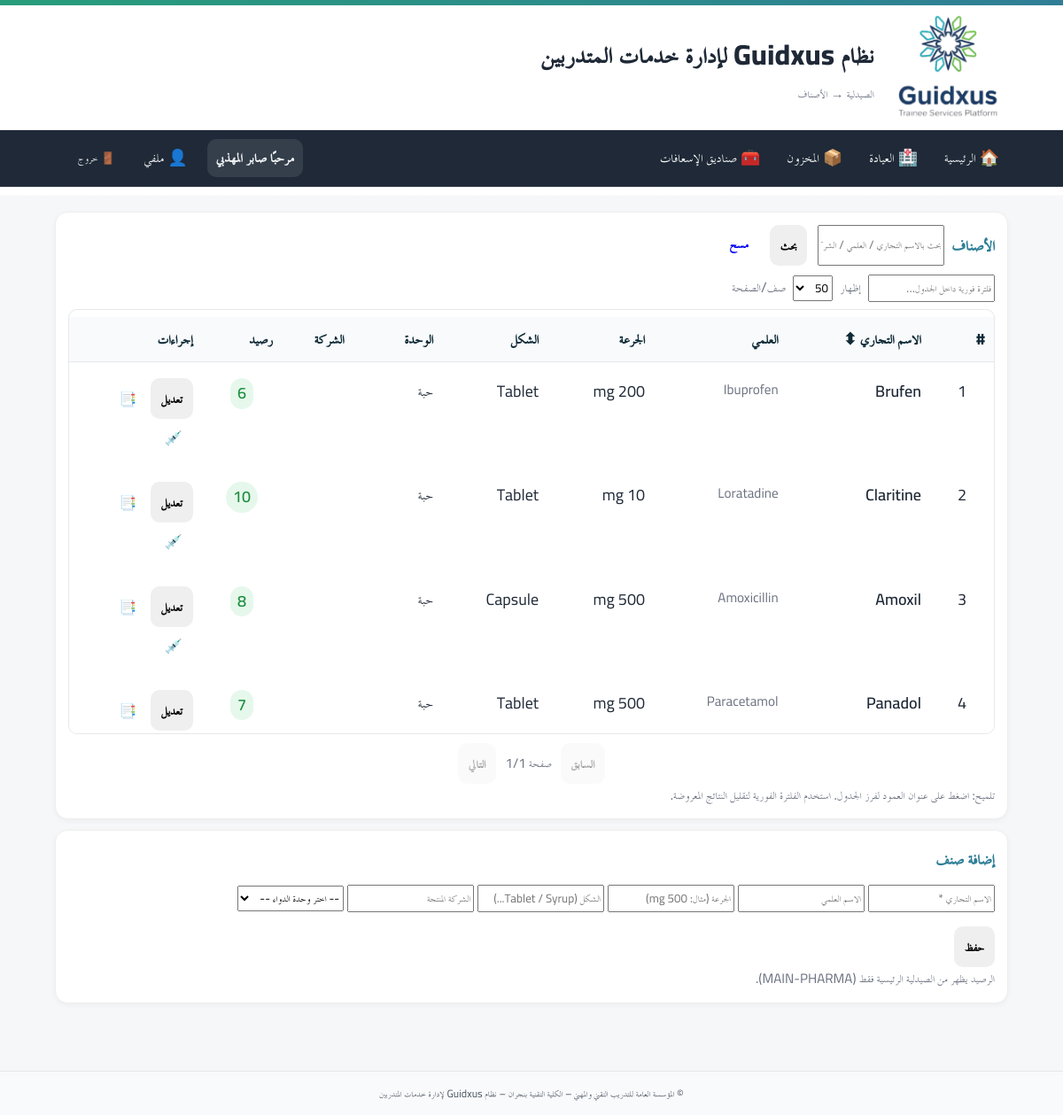
Page /clinic/pharmacy/drugs (signed in) on the committed database.
### app/models.py (models this page shows)
class User(Base):
    __tablename__ = "users"
    id = Column(Integer, primary_key=True, autoincrement=True)
    full_name = Column(String(255), nullable=False)
    username = Column(String(100), unique=True, nullable=False, index=True)
    password_hash = Column(String(255), nullable=False)
    is_admin = Column(Boolean, default=False, nullable=False)   # سوبر أدمن (صلاحيات كاملة)
    is_college_admin = Column(Boolean, default=False, nullable=False)  # أدمن كلية (صلاحيات في نطاق كلية واحدة)
    college_admin_college = Column(String(255), nullable=True)  # الكلية التي يديرها أدمن الكلية
    is_hod = Column(Boolean, default=False, nullable=False)      # رئيس قسم؟
    is_doc = Column(Boolean, default=False, nullable=False)      # 👈 طبيب الكلية (جديد)
    hod_college = Column(String(255), nullable=True)             # كلية رئيس القسم (إن وُجد)
    is_active = Column(Boolean, default=True, nullable=False)
    must_change_password = Column(Boolean, default=True, nullable=False)  # يجب تغيير كلمة المرور عند أول دخول
    created_at = Column(DateTime, server_default=func.now(), nullable=False)
    updated_at = Column(DateTime, onupdate=func.now())
    headed_departments = relationship(
        "Department",
        back_populates="head_user",
        foreign_keys="Department.head_user_id",
        lazy="selectin",
    )

### tables this page shows
CREATE TABLE drugs (
            id INTEGER PRIMARY KEY AUTOINCREMENT,
            drug_code TEXT UNIQUE NOT NULL,
            trade_name TEXT NOT NULL,
            generic_name TEXT,
            strength TEXT,
            form TEXT,
            unit TEXT,
            reorder_level INTEGER DEFAULT 0,
            is_active BOOLEAN DEFAULT 1,
            created_at TIMESTAMP DEFAULT CURRENT_TIMESTAMP
        , manufacturer TEXT, created_by INTEGER, updated_by INTEGER, updated_at TIMESTAMP);

### app/routers/pharmacy.py (the view)
@router.get("/drugs",
            dependencies=[Depends(require_doc)])
def drugs_list(request: Request,
               q: Optional[str] = Query(default=None),
               db: Session = Depends(get_db)):
    rows = []
    try:
        where = "WHERE d.is_active=TRUE"
        params = {}
        if q:
            if is_sqlite():
                where += " AND (UPPER(d.trade_name) LIKE UPPER(:q) OR UPPER(d.generic_name) LIKE UPPER(:q) OR UPPER(COALESCE(d.manufacturer,'')) LIKE UPPER(:q))"
            else:
                where += " AND (d.trade_name ILIKE :q OR d.generic_name ILIKE :q OR COALESCE(d.manufacturer,'') ILIKE :q)"
            params["q"] = f"%{q.strip()}%"
        rows = db.execute(text(f"""
            SELECT d.id, d.trade_name, d.generic_name, d.strength, d.form, d.unit,
                   '' AS manufacturer,
                   COALESCE(ps.balance_qty,0) AS stock_main
            FROM drugs d
            LEFT JOIN pharmacy_stock ps
              ON ps.drug_id = d.id
            {where}
            ORDER BY d.id
            LIMIT 400
        """), params).mappings().all()
    except Exception:
        pass
    if not rows:
        try:
            import sys
            import os
            sys.path.insert(0, os.path.dirname(os.path.dirname(os.path.dirname(__file__))))
            from excel_data_reference import get_all_drugs
            all_drugs = get_all_drugs()
            rows = []
            for drug in all_drugs:
                if q and q.strip():
                    query_lower = q.lower()
                    if not (query_lower in str(drug.get('trade_name', '')).lower() or
                           query_lower in str(drug.get('generic_name', '')).lower() or
                           query_lower in str(drug.get('manufacturer', '')).lower()):
                        continue
                rows.append({
                    "id": drug.get('id', 0),
                    "trade_name": drug.get('trade_name', ''),
                    "generic_name": drug.get('generic_name', ''),
                    "strength": drug.get('strength', ''),
                    "form": drug.get('form', ''),
                    "manufacturer": drug.get('manufacturer', ''),
                    "stock_main": drug.get('stock_qty', 0),
                    "excel_source": True
                })
        except Exception:
            rows = []
    return templates.TemplateResponse("clinic/pharmacy_drugs.html",
                                      {"request": request, "rows": rows, "q": q or ""})

### app/templates/clinic/pharmacy_drugs.html (shortened to what this page needs)
{% extends "base.html" %}
{% block breadcrumb %}الصيدلية → الأصناف{% endblock %}
{% block content %}
<div class="grid-2">
  <div class="card">
    <div class="card-head">
      <h3>الأصناف</h3>
      <form method="get" class="inline">
        <input name="q" value="{{ q }}" placeholder="بحث بالاسم التجاري / العلمي / الشركة" autofocus>
        <button class="btn">بحث</button>
        <a class="btn ghost" href="/clinic/pharmacy/drugs">مسح</a>
      </form>
    </div>
    <div class="toolbar">
      <input id="localFilter" placeholder="فلترة فورية داخل الجدول…" />
      <span class="muted sm">إظهار</span>
      <select id="pageSize">
        <option>25</option><option selected>50</option><option>100</option>
      </select>
      <span class="muted sm">صف/الصفحة</span>
    </div>
    <div class="tbl-wrap">
      <table class="tbl" id="tbl-drugs">
        <thead>
          <tr>
            <th data-sort="num" style="width:72px">#</th>
            <th data-sort="txt">الاسم التجاري ⬍</th>
            <th data-sort="txt">العلمي</th>
            <th data-sort="txt">الجرعة</th>
            <th data-sort="txt">الشكل</th>
            <th data-sort="txt">الوحدة</th>
            <th data-sort="txt">الشركة</th>
            <th data-sort="num" style="width:90px">رصيد</th>
            <th style="width:150px">إجراءات</th>
          </tr>
        </thead>
        <tbody>
          {% for r in rows %}
          <tr data-id="{{ r.id }}">
            <td class="num">{{ r.id }}</td>
            <td class="b">{{ r.trade_name }}</td>
            <td class="muted">{{ r.generic_name }}</td>
            <td>{{ r.strength }}</td>
            <td>{{ r.form }}</td>
            <td>{{ r.unit or '—' }}</td>
            <td class="muted">{{ r.manufacturer }}</td>
            <td class="num">
              {% set qty = r.stock_main or 0 %}
              {% set cls = 'pill ok' if qty >= 5 else ('pill warn' if qty > 0 else 'pill danger') %}
              <span class="{{ cls }}">{{ qty }}</span>
            </td>
            <td>
              <button class="btn xs" data-edit
                      data-trade="{{ r.trade_name|e }}"
                      data-generic="{{ r.generic_name|e }}"
                      data-strength="{{ r.strength|e }}"
                      data-form="{{ r.form|e }}"
                      data-manufacturer="{{ r.manufacturer|e }}"
                      data-id="{{ r.id }}">تعديل</button>
              <a class="btn xs ghost" title="سجل الحركات"
                 href="/clinic/pharmacy/movements/log?drug_id={{ r.id }}">📑</a>
              <a class="btn xs" title="إضافة للصناديق"
                 href="/inventory/supply-to-boxes?drug_id={{ r.id }}&drug_name={{ r.trade_name|e }}">💉</a>
            </td>
          </tr>
          {% endfor %}
        </tbody>
      </table>
    </div>
    <div class="pager">
      <button class="btn ghost" id="prevPage">السابق</button>
      <span class="muted" id="pageInfo">صفحة 1/1</span>
      <button class="btn ghost" id="nextPage">التالي</button>
    </div>
    <div class="muted mt">
      تلميح: اضغط على عنوان العمود لفرز الجدول. استخدم الفلترة الفورية لتقليل النتائج المعروضة.
    </div>
  </div>
  <div class="card">
    <div class="card-head"><h3>إضافة صنف</h3></div>
    <form method="post" action="/clinic/pharmacy/drugs/create" class="form-grid">
      <input name="trade_name" placeholder="الاسم التجاري *" required>
      <input name="generic_name" placeholder="الاسم العلمي">
      <input name="strength" placeholder="الجرعة (مثال: 500 mg)">
      <input name="form" placeholder="الشكل (Tablet / Syrup...)">
      <input name="manufacturer" placeholder="الشركة المنتجة">
      <select name="unit" placeholder="وحدة الدواء">
        <option value="">-- اختر وحدة الدواء --</option>
      </select>
      <div class="actions"><button class="btn primary">حفظ</button></div>
    </form>
    <div class="muted mt">الرصيد يظهر من الصيدلية الرئيسية فقط (MAIN-PHARMA).</div>
  </div>
</div>
{% endblock %}

### app/templates/base.html (shortened to what this page needs)
<!doctype html>
<html lang="ar" dir="rtl">
<head>
  <link rel="stylesheet" href="/static/css/app.css">
  <link rel="stylesheet" href="/static/css/custom.css">
</head>
<body>
  <header class="site-header">
    <div class="topband"></div>
    <div class="header-inner">
      {% if ui_logo_url %}
        <img src="{{ ui_logo_url }}" alt="{{ app_name or 'Logo' }}" class="logo">
      {% else %}
        <img src="/static/images/favicon.ico" alt="{{ app_name or 'Logo' }}" class="logo">
      {% endif %}
      <div class="titles">
        <h1 class="site-title">نظام Guidxus لإدارة خدمات المتدربين</h1>
        <div class="breadcrumb">{% block breadcrumb %}{% endblock %}</div>
      </div>
    </div>
  </header>
  <nav class="main-nav">
    <div class="nav-inner">
      <a href="/">🏠 الرئيسية</a>
      {% set cu = request.session.get('user') %}
      {% set display_name = (cu.get('full_name') if cu and cu.get('full_name') else (cu.get('username') if cu and cu.get('username') else 'مستخدم')) %}
      {% if cu %}
        {% if cu.get('is_doc') %}
          <a href="/clinic/">🏥 العيادة</a>
          <a href="/inventory/">📦 المخزون</a>
          <a href="/first-aid/">🧰 صناديق الإسعافات</a>
        {% endif %}
        <div class="navbar-right">
          <span class="greeting">مرحبًا {{ display_name }}</span>
          <a href="/profile/" class="btn-link" title="ملفي الشخصي">👤 ملفي</a>
          <form method="post" action="/auth/logout" style="margin:0;">
            <button class="btn-link btn-logout" title="تسجيل الخروج">🚪 خروج</button>
          </form>
        </div>
      {% else %}
        <div class="nav-spacer"></div>
        <a href="/auth/login">🔐 تسجيل الدخول</a>
      {% endif %}
    </div>
  </nav>
  <main class="container">
    {% block content %}{% endblock %}
  </main>
  <footer class="site-footer">
    <div class="container">
      <small>
        {{ ui_footer or "© المؤسسة العامة للتدريب التقني والمهني – الكلية التقنية بنجران – نظام Guidxus لإدارة خدمات المتدربين" }}
      </small>
    </div>
  </footer>
</body>
</html>

### app/static/css/app.css (style rules this page uses)
:root { --tvtc-green-1:#7EC6A4; --tvtc-green-2:#289D7B; --tvtc-blue-1:#6BB6C8; --tvtc-blue-2:#2F7E96; --tvtc-gray-1:#F5F7F8; --tvtc-gray-2:#E5E7EA; --tvtc-gray-3:#6B7280; --tvtc-black:#1F2937; --tvtc-ivory:#FAFAF7; }
* { box-sizing:border-box; font-family:"Cairo","TraditionalArabicCustom","MajallaCustom","Noto Kufi Arabic","Segoe UI",Arial,sans-serif; }
body { margin:0; background:linear-gradient(180deg,var(--tvtc-ivory),#fff 220px,var(--tvtc-gray-1) 221px); color:var(--tvtc-black); font-size:18px; line-height:1.7; }
.container { max-width:1100px; margin-inline:auto; padding:16px; }
.site-header { background:#fff; border-bottom:1px solid var(--tvtc-gray-2); }
.header-inner { display:flex; align-items:center; gap:16px; padding-block:12px; }
.logo { height:56px; width:auto; filter: drop-shadow(0 1px 0 rgba(0,0,0,.05)); }
.site-title { margin:0; color:var(--tvtc-blue-2); font-weight:700; letter-spacing:.3px; }
.breadcrumb { color:var(--tvtc-gray-3); font-size:.9rem; }
.topband { height:6px; background:linear-gradient(90deg,var(--tvtc-green-2),var(--tvtc-blue-2)); }
.site-footer { margin-top:40px; background:#fff; border-top:1px solid var(--tvtc-gray-2); padding:16px; color:var(--tvtc-gray-3); text-align:center; }
.card { background:#fff; border:1px solid var(--tvtc-gray-2); border-radius:12px; padding:16px; margin-block:12px; box-shadow:0 2px 6px rgba(0,0,0,.04); }
.card-head { display:flex; align-items:center; gap:10px; margin-bottom:8px; }
.card-head h3 { margin:0; font-weight:800; color:var(--tvtc-blue-2); }
.inline { display:flex; gap:12px; flex-wrap:wrap; }
.actions { display:flex; gap:12px; justify-content:flex-start; margin-top:16px; }
.btn { display:inline-block; padding:12px 18px; border-radius:10px; border:1px solid transparent; text-decoration:none; font-weight:800; font-size:1rem; cursor:pointer; }
.muted { color:var(--tvtc-gray-3); font-size:.95rem; }
table.tbl { width:100%; border-collapse:separate; border-spacing:0 8px; }
table.tbl thead th { background:#f8fafc; color:#0f2b37; padding:10px; font-weight:800; text-align:right; border-bottom:1px solid var(--tvtc-gray-2); }
table.tbl tbody tr { background:#fff; border:1px solid var(--tvtc-gray-2); }
table.tbl td { padding:10px; vertical-align:top; }
.main-nav { background: #1f2937; color: #fff; border-bottom: 1px solid rgba(255,255,255,.06); }
.main-nav .nav-inner { display: flex; gap: 10px; align-items: center; padding: 10px 12px; max-width: 1100px; margin: 0 auto; }
.main-nav a { color:#fff; text-decoration:none; padding:6px 10px; border-radius:8px; }
.main-nav form { margin-inline-start: auto; }
.btn-link { background: transparent; color: #fff; border: 0; cursor: pointer; padding: 6px 10px; border-radius: 8px; }

### app/static/css/custom.css (style rules this page uses)
.nav-inner a { display: inline-flex; align-items: center; gap: 6px; color: #fff; text-decoration: none; padding: 6px 10px; border-radius: 8px; }
.nav-inner .btn-link { display: inline-flex; align-items: center; gap: 6px; background: transparent; color: #fff; border: 0; cursor: pointer; padding: 6px 10px; border-radius: 8px; }
.navbar-right { display: flex; align-items: center; gap: 12px; }
.greeting { font-weight: 700; color: #f0f5f6; background: rgba(255, 255, 255, 0.10); padding: 6px 10px; border-radius: 10px; }
.btn-logout { margin-left: 40px; }
.btn-logout { margin-left: 16px; }
.card { background: #fff; border: 1px solid #eee; border-radius: 14px; padding: 14px; margin-bottom: 12px; }
.card-head { display: flex; align-items: center; gap: 8px; margin-bottom: 10px; }
.actions { display: flex; gap: 8px; align-items: center; }
.btn { padding: 8px 12px; border-radius: 10px; border: 0; cursor: pointer; }
.muted { color: #6b7280; }
.site-footer { background: #f9fafb; padding: 12px 0; text-align: center; font-size: .9rem; color: #4b5563; }

### app/templates/clinic/pharmacy_drugs.html (style rules this page uses)
.toolbar { display:flex;gap:8px;align-items:center;margin:8px 0 }
.toolbar input { max-width:280px }
.tbl-wrap { max-height:60vh;overflow:auto;border:1px solid var(--border,#e5e7eb);border-radius:10px }
.tbl thead th { position:sticky;top:0;background:#fff;z-index:1 }
.num { text-align:center }
.b { font-weight:600 }
.pager { display:flex;gap:10px;align-items:center;justify-content:center;margin-top:10px }
.pill { padding: 2px 8px; border-radius: 999px; font-weight:600; display:inline-block; }
.pill.ok { background:#e6f8ec; color:#1e8e3e; }
.sm { font-size:.9em }

### rows in the picture
User: full_name "صابر المهذبي"
drugs: trade_name "Brufen", generic_name "Ibuprofen", strength "200 mg", form "Tablet", unit "حبة"
drugs: trade_name "Claritine", generic_name "Loratadine", strength "10 mg", form "Tablet", unit "حبة"
drugs: trade_name "Amoxil", generic_name "Amoxicillin", strength "500 mg", form "Capsule", unit "حبة"
drugs: trade_name "Panadol", generic_name "Paracetamol", strength "500 mg", form "Tablet", unit "حبة"

### other values in the picture
{{ r.id }} "1" "2" "3" "4"
{{ qty }} "6" "10" "8" "7"
